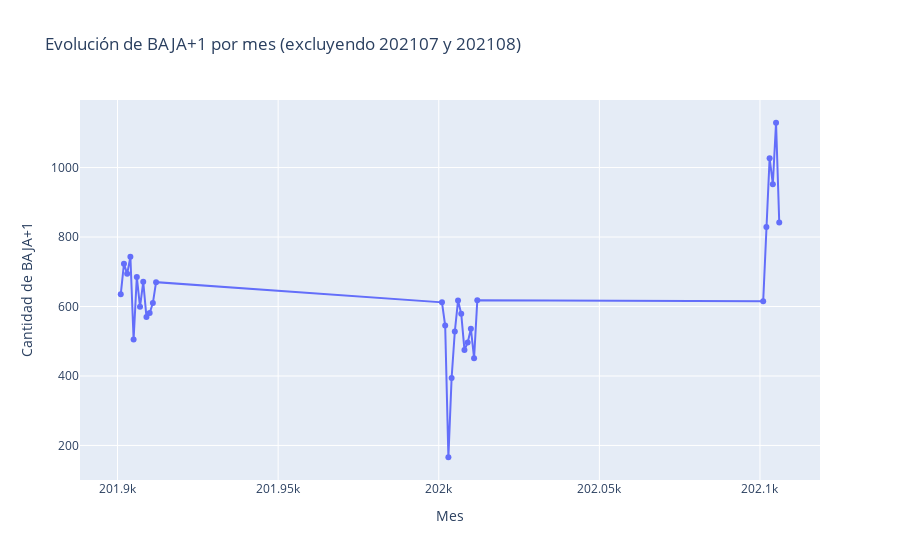

Here is the notebook cell this chart was saved with:
### Code cell
import plotly.express as px

# Asegurarnos de que foto_mes sea entero
df['foto_mes'] = df['foto_mes'].astype(int)

# Filtrar solo BAJA+1 y excluir 202107 y 202108
baja1 = (
    df[
        (df['clase_ternaria'] == 'BAJA+1') &
        (~df['foto_mes'].isin([202107, 202108]))
    ]
    .groupby('foto_mes')
    .size()
    .reset_index(name='cantidad')
    .sort_values('foto_mes')
)

# Graficar con Plotly
fig = px.line(
    baja1,
    x='foto_mes',
    y='cantidad',
    markers=True,
    title='Evolución de BAJA+1 por mes (excluyendo 202107 y 202108)',
    labels={'foto_mes': 'Mes', 'cantidad': 'Cantidad de BAJA+1'}
)

# Mostrar el gráfico interactivo
fig.show()

### Figure 1 — Plotly figure (JSON) as saved in the notebook; plotly's stock layout.template omitted (floating-point values rounded to 4 significant figures)
{"data": [{"hovertemplate": "Mes=%{x}<br>Cantidad de BAJA+1=%{y}<extra></extra>", "legendgroup": "", "line": {"color": "#636efa", "dash": "solid"}, "marker": {"symbol": "circle"}, "mode": "lines+markers", "name": "", "orientation": "v", "showlegend": false, "type": "scatter", "x": [201901, 201902, 201903, 201904, 201905, 201906, 201907, 201908, 201909, 201910, 201911, 201912, 202001, 202002, 202003, 202004, 202005, 202006, 202007, 202008, 202009, 202010, 202011, 202012, 202101, 202102, 202103, 202104, 202105, 202106], "xaxis": "x", "y": [635, 723, 694, 743, 505, 685, 599, 671, 570, 581, 610, 670, 612, 545, 166, 394, 528, 617, 579, 475, 496, 536, 451, 618, 615, 829, 1027, 952, 1129, 842], "yaxis": "y"}], "layout": {"legend": {"tracegroupgap": 0}, "title": {"text": "Evolución de BAJA+1 por mes (excluyendo 202107 y 202108)"}, "xaxis": {"anchor": "y", "domain": [0, 1], "title": {"text": "Mes"}}, "yaxis": {"anchor": "x", "domain": [0, 1], "title": {"text": "Cantidad de BAJA+1"}}}}
